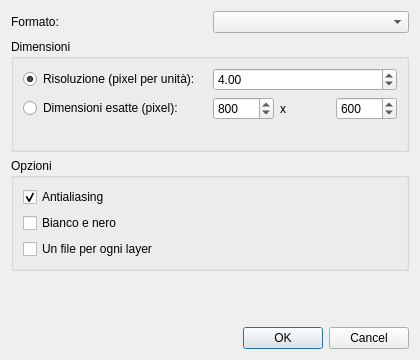
<?xml version="1.0" encoding="UTF-8"?>
<ui version="4.0">
 <class>DialogExport</class>
 <widget class="QDialog" name="DialogExport">
  <property name="geometry">
   <rect>
    <x>0</x>
    <y>0</y>
    <width>420</width>
    <height>360</height>
   </rect>
  </property>
  <property name="windowTitle">
   <string>Esporta disegno</string>
  </property>
  <property name="modal">
   <bool>true</bool>
  </property>
  <layout class="QVBoxLayout" name="verticalLayout">
   <item>
    <layout class="QHBoxLayout" name="layoutFormat">
     <item>
      <widget class="QLabel" name="lblFormat">
       <property name="text">
        <string>Formato:</string>
       </property>
      </widget>
     </item>
     <item>
      <widget class="QComboBox" name="cbFormat"/>
     </item>
    </layout>
   </item>
   <item>
    <widget class="QGroupBox" name="groupSizing">
     <property name="title">
      <string>Dimensioni</string>
     </property>
     <layout class="QGridLayout" name="gridSizing">
      <item row="0" column="0">
       <widget class="QRadioButton" name="rbResolution">
        <property name="text">
         <string>Risoluzione (pixel per unità):</string>
        </property>
        <property name="checked">
         <bool>true</bool>
        </property>
       </widget>
      </item>
      <item row="0" column="1">
       <widget class="QDoubleSpinBox" name="spinResolution">
        <property name="minimum">
         <double>0.100000000000000</double>
        </property>
        <property name="maximum">
         <double>50.000000000000000</double>
        </property>
        <property name="singleStep">
         <double>0.500000000000000</double>
        </property>
        <property name="value">
         <double>4.000000000000000</double>
        </property>
       </widget>
      </item>
      <item row="1" column="0">
       <widget class="QRadioButton" name="rbSize">
        <property name="text">
         <string>Dimensioni esatte (pixel):</string>
        </property>
       </widget>
      </item>
      <item row="1" column="1">
       <layout class="QHBoxLayout" name="layoutSize">
        <item>
         <widget class="QSpinBox" name="spinSizeX">
          <property name="minimum">
           <number>16</number>
          </property>
          <property name="maximum">
           <number>32000</number>
          </property>
          <property name="value">
           <number>800</number>
          </property>
         </widget>
        </item>
        <item>
         <widget class="QLabel" name="lblTimes">
          <property name="text">
           <string>x</string>
          </property>
         </widget>
        </item>
        <item>
         <widget class="QSpinBox" name="spinSizeY">
          <property name="minimum">
           <number>16</number>
          </property>
          <property name="maximum">
           <number>32000</number>
          </property>
          <property name="value">
           <number>600</number>
          </property>
         </widget>
        </item>
       </layout>
      </item>
      <item row="2" column="0" colspan="2">
       <widget class="QLabel" name="lblResult">
        <property name="text">
         <string/>
        </property>
       </widget>
      </item>
     </layout>
    </widget>
   </item>
   <item>
    <widget class="QGroupBox" name="groupOptions">
     <property name="title">
      <string>Opzioni</string>
     </property>
     <layout class="QVBoxLayout" name="layoutOptions">
      <item>
       <widget class="QCheckBox" name="chkAntialias">
        <property name="text">
         <string>Antialiasing</string>
        </property>
        <property name="checked">
         <bool>true</bool>
        </property>
       </widget>
      </item>
      <item>
       <widget class="QCheckBox" name="chkBlackWhite">
        <property name="text">
         <string>Bianco e nero</string>
        </property>
       </widget>
      </item>
      <item>
       <widget class="QCheckBox" name="chkSplitLayers">
        <property name="text">
         <string>Un file per ogni layer</string>
        </property>
       </widget>
      </item>
     </layout>
    </widget>
   </item>
   <item>
    <spacer name="verticalSpacer">
     <property name="orientation">
      <enum>Qt::Vertical</enum>
     </property>
     <property name="sizeHint" stdset="0">
      <size>
       <width>20</width>
       <height>10</height>
      </size>
     </property>
    </spacer>
   </item>
   <item>
    <widget class="QDialogButtonBox" name="buttonBox">
     <property name="orientation">
      <enum>Qt::Horizontal</enum>
     </property>
     <property name="standardButtons">
      <set>QDialogButtonBox::Cancel|QDialogButtonBox::Ok</set>
     </property>
    </widget>
   </item>
  </layout>
 </widget>
 <resources/>
 <connections>
  <connection>
   <sender>buttonBox</sender>
   <signal>accepted()</signal>
   <receiver>DialogExport</receiver>
   <slot>accept()</slot>
  </connection>
  <connection>
   <sender>buttonBox</sender>
   <signal>rejected()</signal>
   <receiver>DialogExport</receiver>
   <slot>reject()</slot>
  </connection>
 </connections>
</ui>
